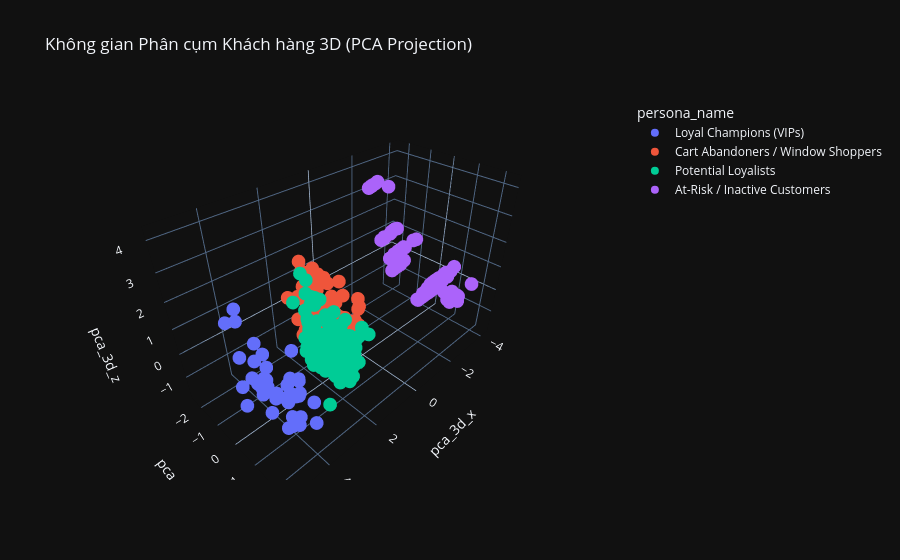

The cell this chart's notebook holds for it:
### Markdown cell above
#### Trực quan hóa Không gian Cụm 3D với PCA

### Code cell
fig_3d = px.scatter_3d(
    df_enriched.sample(min(500, len(df_enriched)), random_state=42),
    x="pca_3d_x",
    y="pca_3d_y",
    z="pca_3d_z",
    color="persona_name",
    hover_name="user_pseudo_id",
    title="Không gian Phân cụm Khách hàng 3D (PCA Projection)"
)
fig_3d.update_layout(template="plotly_dark")
fig_3d.show()

### Figure 1 — Plotly figure (JSON) as saved in the notebook; plotly's stock layout.template omitted (floating-point values rounded to 4 significant figures; data arrays with more than 128 entries replaced by an {"elided": "..."} marker saying what was removed)
{"data": [{"hovertemplate": "<b>%{hovertext}</b><br><br>persona_name=Loyal Champions (VIPs)<br>pca_3d_x=%{x}<br>pca_3d_y=%{y}<br>pca_3d_z=%{z}<extra></extra>", "hovertext": ["user_002323.94388500", "user_003686.86531658", "user_001606.95604304", "user_003434.36150956", "user_002031.53300173", "user_003270.66381498", "user_000429.10803328", "user_001609.54924392", "user_001461.88427656", "user_002683.30811680", "user_004120.94938505", "user_003113.73105980", "user_001952.46181576", "user_003751.36635617", "user_003542.91467080", "user_000179.24421668", "user_002177.42325149", "user_002441.99398014", "user_000871.63028791", "user_001370.72076001", "user_001610.41670310", "user_003683.66546286", "user_003026.37090738", "user_003729.75040040", "user_001061.94776775", "user_002530.81020010", "user_002843.54918675", "user_001860.28720027", "user_004377.90539718", "user_003931.66895262", "user_002882.54474126", "user_003903.16330034", "user_002159.30778286", "user_001025.46982407", "user_000530.87498463", "user_002957.50580924", "user_001972.77084285", "user_002471.61217069", "user_004364.34516082", "user_001784.20717207", "user_003161.65306693"], "legendgroup": "Loyal Champions (VIPs)", "marker": {"color": "#636efa", "symbol": "circle"}, "mode": "markers", "name": "Loyal Champions (VIPs)", "scene": "scene", "showlegend": true, "x": [4.375, 4.178, 4.369, 4.279, 4.348, 3.838, 4.686, 5.232, 4.272, 4.877, 4.78, 4.692, 5.238, 4.28, 3.791, 4.895, 4.557, 3.966, 4.021, 4.611, 4.0, 4.417, 4.234, 4.543, 4.845, 4.431, 4.417, 4.224, 4.391, 3.804, 4.817, 4.779, 4.615, 4.984, 4.297, 3.971, 4.464, 4.791, 3.95, 4.845, 4.607], "y": [0.3609, 1.261, 1.345, 1.639, 1.369, 0.9632, 0.8061, 0.5939, 1.712, 0.0059, -0.0406, 0.9171, 0.6583, 1.209, 1.11, 0.553, 1.045, 1.354, 1.43, -0.3438, 1.346, 0.8747, 1.394, 0.2983, 1.232, 1.332, 0.8812, 1.248, 1.463, 1.754, 0.8618, 0.596, 1.578, -0.2121, 1.274, 2.012, 0.618, 0.6128, 1.143, 0.89, 0.7839], "z": [1.187, 0.7816, 0.2142, -0.72, 0.3136, 1.362, 0.8258, 0.7407, -0.321, 1.159, 2.334, 0.8428, 0.0691, -0.1257, 0.2839, 0.7978, 0.1156, 0.6717, 0.2149, 2.477, 0.0273, 0.0038, 0.2976, 1.645, -0.0662, 0.25, 0.0846, -0.7577, -0.8234, -0.0719, 0.3378, 1.364, -0.602, 2.303, 0.6298, -0.5713, 0.9345, 0.552, -0.2006, 0.6535, 0.4155], "type": "scatter3d"}, {"hovertemplate": "<b>%{hovertext}</b><br><br>persona_name=Cart Abandoners / Window Shoppers<br>pca_3d_x=%{x}<br>pca_3d_y=%{y}<br>pca_3d_z=%{z}<extra></extra>", "hovertext": {"elided": "143 str values"}, "legendgroup": "Cart Abandoners / Window Shoppers", "marker": {"color": "#EF553B", "symbol": "circle"}, "mode": "markers", "name": "Cart Abandoners / Window Shoppers", "scene": "scene", "showlegend": true, "x": {"elided": "143 float values"}, "y": {"elided": "143 float values"}, "z": {"elided": "143 float values"}, "type": "scatter3d"}, {"hovertemplate": "<b>%{hovertext}</b><br><br>persona_name=Potential Loyalists<br>pca_3d_x=%{x}<br>pca_3d_y=%{y}<br>pca_3d_z=%{z}<extra></extra>", "hovertext": {"elided": "138 str values"}, "legendgroup": "Potential Loyalists", "marker": {"color": "#00cc96", "symbol": "circle"}, "mode": "markers", "name": "Potential Loyalists", "scene": "scene", "showlegend": true, "x": {"elided": "138 float values"}, "y": {"elided": "138 float values"}, "z": {"elided": "138 float values"}, "type": "scatter3d"}, {"hovertemplate": "<b>%{hovertext}</b><br><br>persona_name=At-Risk / Inactive Customers<br>pca_3d_x=%{x}<br>pca_3d_y=%{y}<br>pca_3d_z=%{z}<extra></extra>", "hovertext": {"elided": "178 str values"}, "legendgroup": "At-Risk / Inactive Customers", "marker": {"color": "#ab63fa", "symbol": "circle"}, "mode": "markers", "name": "At-Risk / Inactive Customers", "scene": "scene", "showlegend": true, "x": {"elided": "178 float values"}, "y": {"elided": "178 float values"}, "z": {"elided": "178 float values"}, "type": "scatter3d"}], "layout": {"scene": {"domain": {"x": [0.0, 1.0], "y": [0.0, 1.0]}, "xaxis": {"title": {"text": "pca_3d_x"}}, "yaxis": {"title": {"text": "pca_3d_y"}}, "zaxis": {"title": {"text": "pca_3d_z"}}}, "legend": {"title": {"text": "persona_name"}, "tracegroupgap": 0}, "title": {"text": "Không gian Phân cụm Khách hàng 3D (PCA Projection)"}}}
